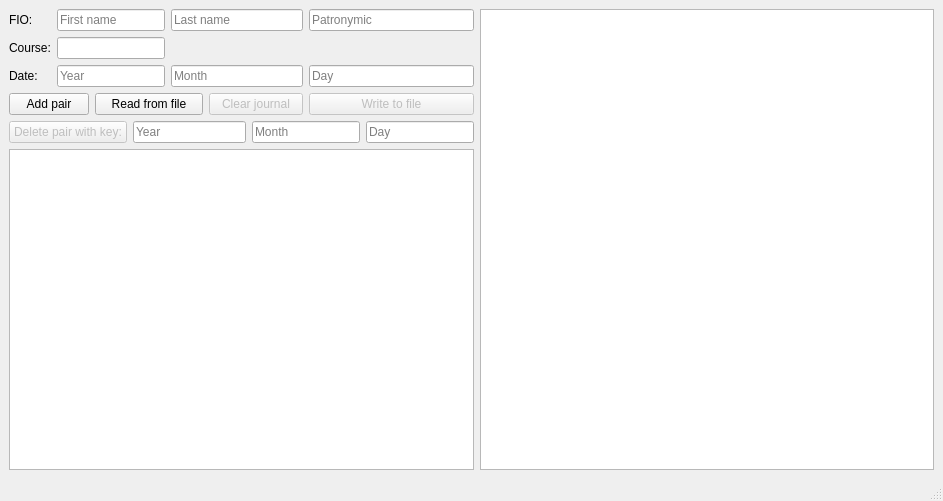
<?xml version="1.0" encoding="UTF-8"?>
<ui version="4.0">
 <class>MainWindow</class>
 <widget class="QMainWindow" name="MainWindow">
  <property name="geometry">
   <rect>
    <x>0</x>
    <y>0</y>
    <width>943</width>
    <height>501</height>
   </rect>
  </property>
  <property name="windowTitle">
   <string>MainWindow</string>
  </property>
  <widget class="QWidget" name="centralwidget">
   <layout class="QHBoxLayout" name="horizontalLayout">
    <item>
     <layout class="QVBoxLayout" name="verticalLayout">
      <item>
       <layout class="QGridLayout" name="gridLayout">
        <item row="0" column="0">
         <widget class="QLabel" name="label_2">
          <property name="text">
           <string>FIO:</string>
          </property>
         </widget>
        </item>
        <item row="0" column="1" colspan="3">
         <widget class="QLineEdit" name="lineFirstName">
          <property name="enabled">
           <bool>true</bool>
          </property>
          <property name="text">
           <string/>
          </property>
          <property name="echoMode">
           <enum>QLineEdit::Normal</enum>
          </property>
          <property name="placeholderText">
           <string>First name</string>
          </property>
         </widget>
        </item>
        <item row="0" column="4" colspan="3">
         <widget class="QLineEdit" name="lineLastName">
          <property name="enabled">
           <bool>true</bool>
          </property>
          <property name="placeholderText">
           <string>Last name</string>
          </property>
         </widget>
        </item>
        <item row="0" column="7" colspan="2">
         <widget class="QLineEdit" name="linePatronymic">
          <property name="placeholderText">
           <string>Patronymic</string>
          </property>
         </widget>
        </item>
        <item row="1" column="0">
         <widget class="QLabel" name="label_3">
          <property name="text">
           <string>Course:</string>
          </property>
         </widget>
        </item>
        <item row="1" column="1" colspan="3">
         <widget class="QLineEdit" name="lineCourse"/>
        </item>
        <item row="2" column="0">
         <widget class="QLabel" name="label_4">
          <property name="text">
           <string>Date:</string>
          </property>
         </widget>
        </item>
        <item row="2" column="1" colspan="3">
         <widget class="QLineEdit" name="lineYear">
          <property name="inputMask">
           <string/>
          </property>
          <property name="text">
           <string/>
          </property>
          <property name="placeholderText">
           <string>Year</string>
          </property>
         </widget>
        </item>
        <item row="2" column="4" colspan="3">
         <widget class="QLineEdit" name="lineMonth">
          <property name="placeholderText">
           <string>Month</string>
          </property>
         </widget>
        </item>
        <item row="2" column="7" colspan="2">
         <widget class="QLineEdit" name="lineDay">
          <property name="placeholderText">
           <string>Day</string>
          </property>
         </widget>
        </item>
        <item row="3" column="0" colspan="2">
         <widget class="QPushButton" name="pushButtonAdd">
          <property name="enabled">
           <bool>true</bool>
          </property>
          <property name="text">
           <string>Add pair</string>
          </property>
         </widget>
        </item>
        <item row="3" column="2" colspan="3">
         <widget class="QPushButton" name="pushButtonRead">
          <property name="text">
           <string>Read from file</string>
          </property>
         </widget>
        </item>
        <item row="3" column="5" colspan="2">
         <widget class="QPushButton" name="pushButtonClear">
          <property name="enabled">
           <bool>false</bool>
          </property>
          <property name="text">
           <string>Clear journal</string>
          </property>
         </widget>
        </item>
        <item row="3" column="7" colspan="2">
         <widget class="QPushButton" name="pushButtonWrite">
          <property name="enabled">
           <bool>false</bool>
          </property>
          <property name="text">
           <string>Write to file</string>
          </property>
         </widget>
        </item>
        <item row="4" column="0" colspan="3">
         <widget class="QPushButton" name="pushButtonErase">
          <property name="enabled">
           <bool>false</bool>
          </property>
          <property name="text">
           <string>Delete pair with key:</string>
          </property>
         </widget>
        </item>
        <item row="4" column="3" colspan="3">
         <widget class="QLineEdit" name="lineYear_2">
          <property name="inputMask">
           <string/>
          </property>
          <property name="text">
           <string/>
          </property>
          <property name="placeholderText">
           <string>Year</string>
          </property>
         </widget>
        </item>
        <item row="4" column="6" colspan="2">
         <widget class="QLineEdit" name="lineMonth_2">
          <property name="placeholderText">
           <string>Month</string>
          </property>
         </widget>
        </item>
        <item row="4" column="8">
         <widget class="QLineEdit" name="lineDay_2">
          <property name="placeholderText">
           <string>Day</string>
          </property>
         </widget>
        </item>
       </layout>
      </item>
      <item>
       <widget class="QTextEdit" name="textEdit"/>
      </item>
     </layout>
    </item>
    <item>
     <widget class="QTextEdit" name="collectionElements"/>
    </item>
   </layout>
  </widget>
  <widget class="QMenuBar" name="menubar">
   <property name="geometry">
    <rect>
     <x>0</x>
     <y>0</y>
     <width>943</width>
     <height>26</height>
    </rect>
   </property>
  </widget>
  <widget class="QStatusBar" name="statusbar"/>
 </widget>
 <resources/>
 <connections/>
</ui>
